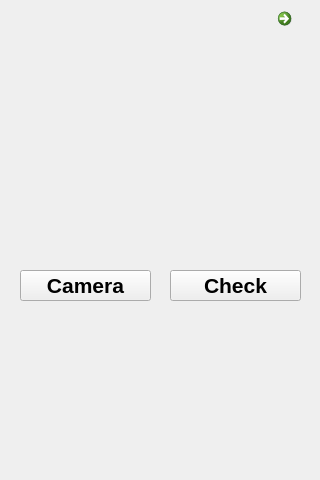
<?xml version="1.0" encoding="UTF-8"?>
<ui version="4.0">
 <class>SpotDetection</class>
 <widget class="QDialog" name="SpotDetection">
  <property name="geometry">
   <rect>
    <x>0</x>
    <y>0</y>
    <width>320</width>
    <height>480</height>
   </rect>
  </property>
  <property name="windowTitle">
   <string>Dialog</string>
  </property>
  <widget class="QLabel" name="DisplayCombo">
   <property name="geometry">
    <rect>
     <x>20</x>
     <y>10</y>
     <width>181</width>
     <height>31</height>
    </rect>
   </property>
   <property name="font">
    <font>
     <family>Arial</family>
     <pointsize>16</pointsize>
     <weight>75</weight>
     <bold>true</bold>
    </font>
   </property>
   <property name="text">
    <string/>
   </property>
  </widget>
  <widget class="QPushButton" name="ExecuteButton">
   <property name="geometry">
    <rect>
     <x>170</x>
     <y>270</y>
     <width>131</width>
     <height>31</height>
    </rect>
   </property>
   <property name="font">
    <font>
     <family>Arial</family>
     <pointsize>16</pointsize>
     <weight>75</weight>
     <bold>true</bold>
    </font>
   </property>
   <property name="cursor">
    <cursorShape>PointingHandCursor</cursorShape>
   </property>
   <property name="text">
    <string>Check</string>
   </property>
   <property name="autoDefault">
    <bool>false</bool>
   </property>
  </widget>
  <widget class="QLabel" name="meandiagDist">
   <property name="geometry">
    <rect>
     <x>150</x>
     <y>330</y>
     <width>101</width>
     <height>21</height>
    </rect>
   </property>
   <property name="font">
    <font>
     <family>Arial</family>
     <pointsize>12</pointsize>
     <weight>75</weight>
     <bold>true</bold>
    </font>
   </property>
   <property name="text">
    <string/>
   </property>
   <property name="textInteractionFlags">
    <set>Qt::LinksAccessibleByMouse|Qt::TextEditable</set>
   </property>
  </widget>
  <widget class="QPushButton" name="CameraOn">
   <property name="geometry">
    <rect>
     <x>20</x>
     <y>270</y>
     <width>131</width>
     <height>31</height>
    </rect>
   </property>
   <property name="font">
    <font>
     <family>Arial</family>
     <pointsize>16</pointsize>
     <weight>75</weight>
     <bold>true</bold>
    </font>
   </property>
   <property name="cursor">
    <cursorShape>PointingHandCursor</cursorShape>
   </property>
   <property name="text">
    <string>Camera</string>
   </property>
   <property name="autoDefault">
    <bool>false</bool>
   </property>
  </widget>
  <widget class="QCommandLinkButton" name="BackButton">
   <property name="geometry">
    <rect>
     <x>270</x>
     <y>1</y>
     <width>30</width>
     <height>40</height>
    </rect>
   </property>
   <property name="cursor">
    <cursorShape>PointingHandCursor</cursorShape>
   </property>
   <property name="text">
    <string/>
   </property>
   <property name="autoDefault">
    <bool>false</bool>
   </property>
  </widget>
  <widget class="QLabel" name="BHNLabel">
   <property name="geometry">
    <rect>
     <x>150</x>
     <y>370</y>
     <width>101</width>
     <height>20</height>
    </rect>
   </property>
   <property name="font">
    <font>
     <family>Arial</family>
     <pointsize>12</pointsize>
     <weight>75</weight>
     <bold>true</bold>
    </font>
   </property>
   <property name="text">
    <string/>
   </property>
  </widget>
  <widget class="QLabel" name="resultImage">
   <property name="geometry">
    <rect>
     <x>220</x>
     <y>400</y>
     <width>60</width>
     <height>60</height>
    </rect>
   </property>
   <property name="font">
    <font>
     <family>Arial</family>
     <pointsize>14</pointsize>
     <weight>75</weight>
     <bold>true</bold>
    </font>
   </property>
   <property name="frameShape">
    <enum>QFrame::NoFrame</enum>
   </property>
   <property name="text">
    <string/>
   </property>
  </widget>
 </widget>
 <resources/>
 <connections/>
</ui>
